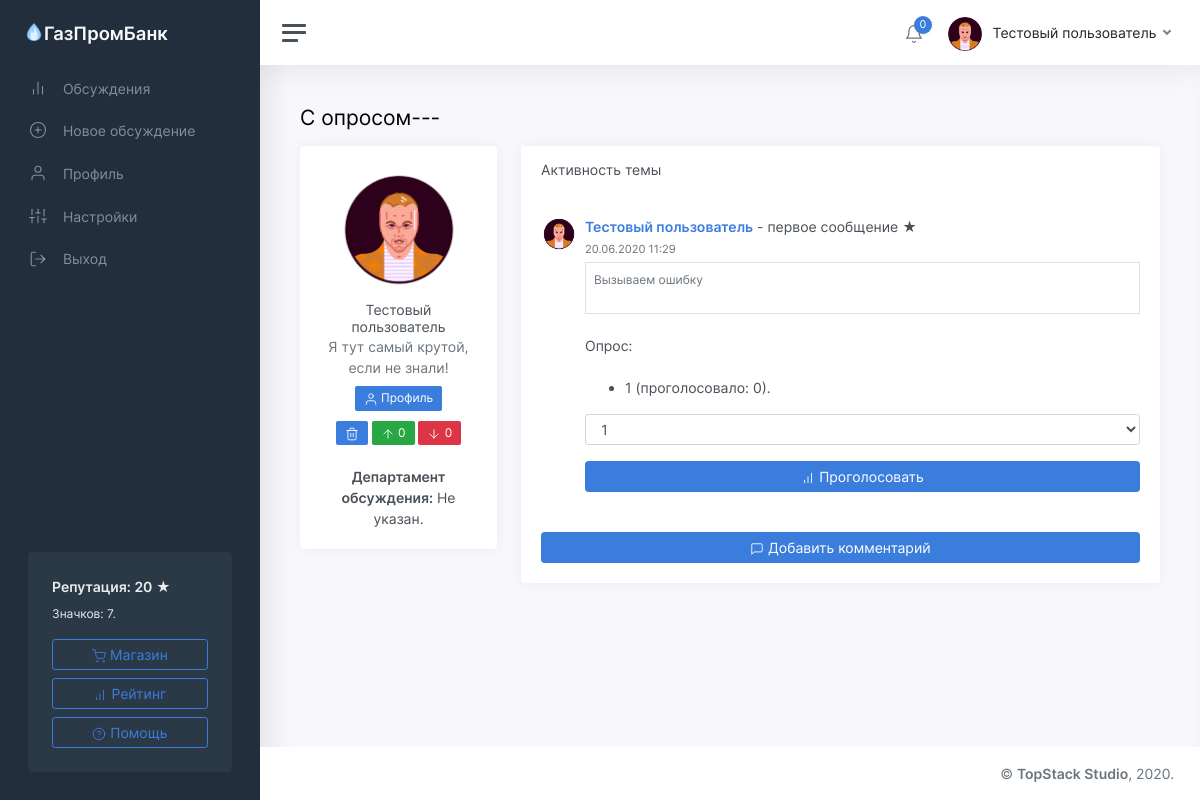
/thread/12 (signed in), run on an earlier commit of the app's database.
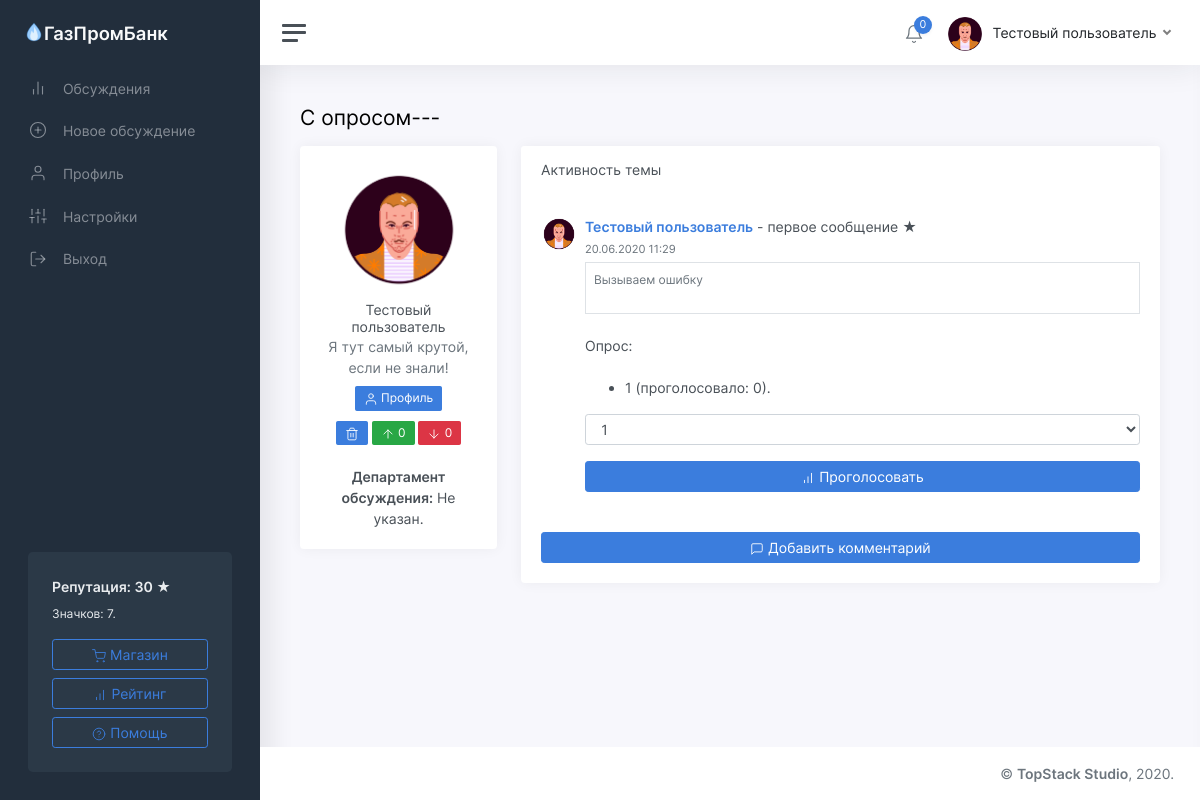
And on a later commit of the database.
### tables this page shows
CREATE TABLE "users" (
	"id"	INTEGER NOT NULL UNIQUE,
	"password"	TEXT NOT NULL,
	"email"	TEXT NOT NULL UNIQUE,
	"status"	TEXT NOT NULL,
	"rating"	INTEGER NOT NULL,
	"moderator"	INTEGER,
	"blocked"	INTEGER,
	"description"	TEXT,
	"name"	TEXT NOT NULL,
	"avatar"	INTEGER,
	"badges"	TEXT,
	"department"	TEXT,
	PRIMARY KEY("id")
);

### app/views.py (the view)
@app.route('/thread/<identifier>')
def showThread(identifier):
	user = getUser(session['id'])
	thread = getThread(identifier)
	if thread:
		author = getUser(thread['owner'])
		survey = getSurvey(identifier)
		voiced = isVoiced('poll', identifier, user['id'])
		if thread['status'] == 'deleted':
			if user['id'] == thread['owner'] or user['moderator']:
				return render_template('thread.html', thread=thread, user=user, author=author, comments=getComments(identifier), message='deleted', survey=survey, voiced=voiced)
			return redirect('/threads?from=no_access')
		return render_template('thread.html', thread=thread, user=user, author=author, comments=getComments(identifier), message=request.args.get('from'), survey=survey, voiced=voiced)
	return redirect('/threads?from=not_found')

### app/functions.py (called while the page is built)
def getUser(identifier):
	conn = sqlite3.connect(db_path)
	conn.row_factory = sqlite3.Row
	cursor = conn.cursor()
	cursor.execute('SELECT * FROM users where id="%s"' % identifier)
	user = cursor.fetchone()
	if user:
		user = dict(user)
		user['badges'] = json.loads(user['badges'])
		user['notifications'] = getNotifications(identifier)
	return user

def statusToText(status):
	return statuses[status]

def fromTimestamp(timestamp):
	return datetime.utcfromtimestamp(timestamp + 3600 * 3).strftime('%d.%m.%Y %H:%M')

def getThread(identifier):
	conn = sqlite3.connect(db_path)
	conn.row_factory = sqlite3.Row
	cursor = conn.cursor()
	cursor.execute('UPDATE threads SET views=views+1 WHERE id="%s"' % identifier)
	conn.commit()
	cursor.execute('SELECT * FROM threads WHERE id="%s"' % identifier)
	thread = cursor.fetchone()
	if thread:
		thread = dict(thread)
		thread['viewed_status'] = statusToText(thread['status'])
		thread['date'] = fromTimestamp(thread['date'])
	return thread

### templates/thread.html (shortened to what the changed rows need)
<!DOCTYPE html>
<html lang="ru">
	<head>
		<link href="/static/css/app.css" rel="stylesheet">
	</head>
	<body>
		<div class="wrapper">
			<nav id="sidebar" class="sidebar">
				<div class="sidebar-content js-simplebar">
					<div class="sidebar-cta">
						<div class="sidebar-cta-content">
							<strong class="d-inline-block mb-2">Репутация: {{user.rating}} &#9733;</strong>
							<div class="mb-3 text-sm">
								Значков: {{user.badges.__len__()}}.
							</div>
							<a href="/shop" class="btn btn-outline-primary btn-block"><i data-feather="shopping-cart"></i> Магазин</a>
							<a href="/rating" class="btn btn-outline-primary btn-block"><i data-feather="bar-chart"></i> Рейтинг</a>
							<a href="/help" class="btn btn-outline-primary btn-block"><i data-feather="help-circle"></i> Помощь</a>
						</div>
					</div>
				</div>
			</nav>
			<div class="main">
				<nav class="navbar navbar-expand navbar-light navbar-bg">
					<div class="navbar-collapse collapse">
						<ul class="navbar-nav navbar-align">
							<li class="nav-item dropdown">
								<a class="nav-link dropdown-toggle d-none d-sm-inline-block" href="#" data-toggle="dropdown">
								<img src="/static/img/avatars/{{user.avatar}}.png" class="avatar img-fluid rounded mr-1"/> <span class="text-dark">{{user.name}}</span>
								</a>
							</li>
						</ul>
					</div>
				</nav>
	            <main class="content">
	               <div class="container-fluid p-0">
	                  <h1 class="h3 mb-3">{{thread.title}}</h1>
	                  <div class="row">
	                     <div class="col-md-4 col-xl-3">
	                        <div class="card mb-3">
	                           <div class="card-body text-center">
	                              <img src="/static/img/avatars/{{author.avatar}}.png" class="img-fluid rounded-circle mb-2" width="128" height="128" />
	                              <h5 class="card-title mb-0">{{author.name}}</h5>
	                              <div class="text-muted mb-2">{{author.status}}</div>
	                              <div>
	                                 <a class="btn btn-primary btn-sm" href="/profile/{{author.id}}"><span data-feather="user"></span> Профиль</a>
	                              </div>
	                              <div style="padding-top: 10px;">
                                 	 {% if (thread.owner == user.id or user.moderator) and not thread.status == 'deleted' %}
                                 	 	<a class="btn btn-primary btn-sm" href="/delete/thread/{{thread.id}}"><span data-feather="trash-2"></span></a>
                                 	 {% endif %}
	                                 <a class="btn btn-success btn-sm" href="/voice/up/thread/{{thread.id}}"><span data-feather="arrow-up"></span> {{thread.up}}</a>
	                                 <a class="btn btn-danger btn-sm" href="/voice/down/thread/{{thread.id}}"><span data-feather="arrow-down"></span> {{thread.down}}</a>
	                                 <br><br><a><b>Департамент обсуждения:</b> {{thread.department}}.</a>
	                              </div>
	                           </div>
	                        </div>
	                     </div>
	                     <div class="col-md-8 col-xl-9">
	                        <div class="card">
		                       <div class="card-body h-100">
	                              <div class="media">
	                                 <div class="media-body">
	                                    <strong><a href="/profile/{{author.id}}">{{author.name}}</a></strong> - первое сообщение &#9733;<br />
	                                    {% if survey %}
		                                    <br>
		                                    <br><br>
									    {% endif %}
	                                 </div>
	                              </div>
	                          </div>
		                        </div>
	                  </div>
	               </div>
	            </main>
			</div>
		</div>
	</body>
</html>

What changed in the data, as far as the page shows it:
changed users "Тестовый пользователь": rating "20" → "30"
